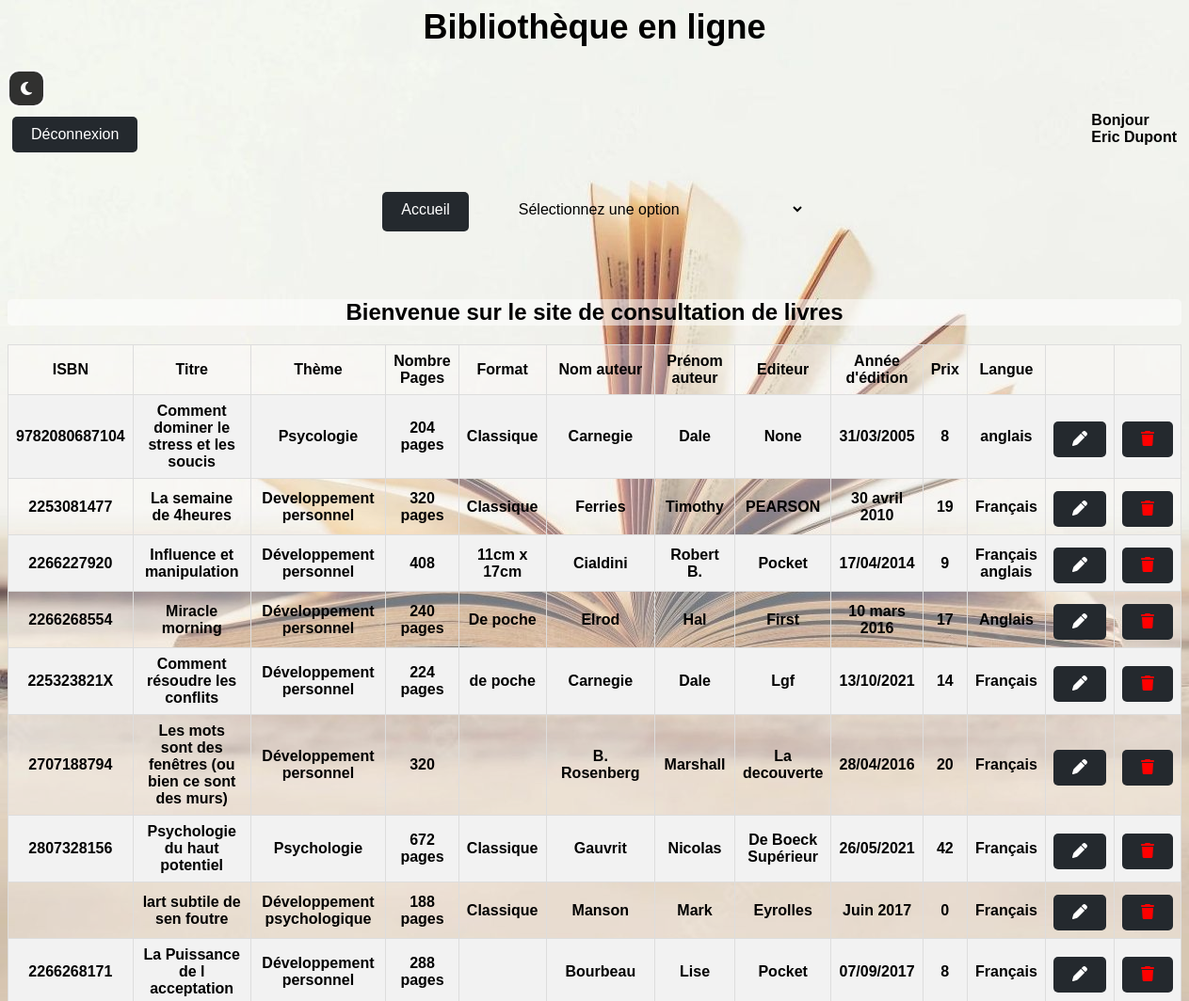
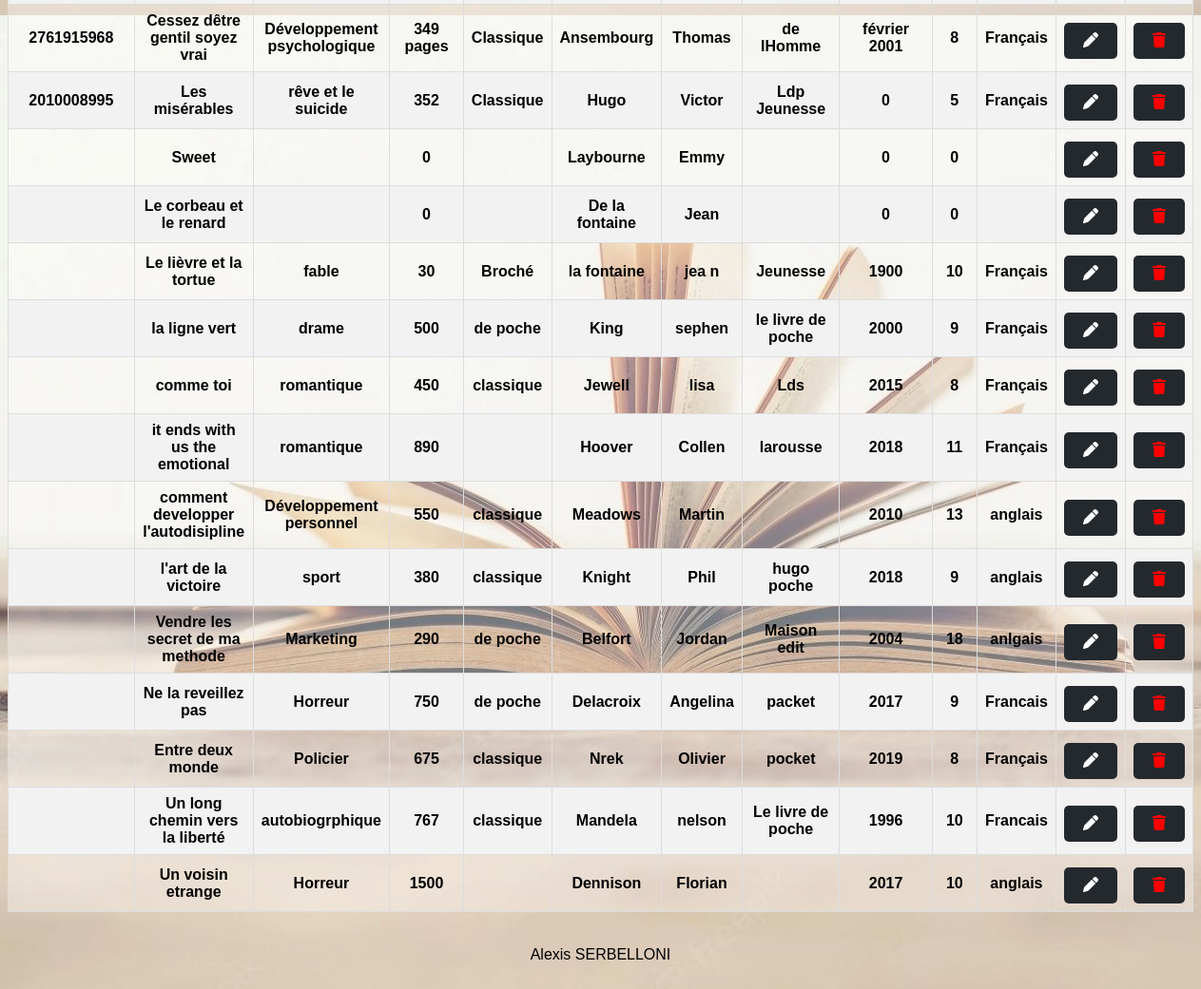
/afficher.php (signed in), run on the app's committed database (2 pictures, top to bottom).
### tables this page shows
CREATE TABLE `livre` (
  `id` int(11) NOT NULL,
  `isbn` varchar(15) NOT NULL,
  `titre` varchar(80) NOT NULL,
  `theme` varchar(80) NOT NULL,
  `nombreDePage` varchar(150) NOT NULL,
  `format` varchar(80) NOT NULL,
  `nomAuteur` varchar(80) NOT NULL,
  `prenomAuteur` varchar(80) NOT NULL,
  `editeur` varchar(80) NOT NULL,
  `anneeEdition` varchar(80) NOT NULL,
  `prix` decimal(6,0) NOT NULL,
  `langue` varchar(80) NOT NULL
);

### afficher.php (the view, shortened to what this page needs)
<!DOCTYPE html>
<html lang="en">
<head>
    <link rel="stylesheet" href="style.css">
    <link rel="stylesheet" href="styledark.css">
    <link rel="stylesheet" href="https://cdnjs.cloudflare.com/ajax/libs/font-awesome/6.2.1/css/all.min.css" />
</head>
<body class="light">
    <?php include "acceuil.php";
    $conn = mysqli_connect('localhost', 'root', '', 'bibliotheque');
    if (!$conn) {
        echo "<script type=text/javascript>";
        echo "alert('Connexion impossible a la base de données')</script>";
    } else {
        $requete = " SELECT * FROM livre";
        $result = mysqli_query($conn, $requete);
        echo '<table border=1, class="styleTab" >';
        echo '<tr class="key">';
        echo '<td class="td">' . '<b>' .  'ISBN ' . '</b>' . '</td>';
        echo '<td class="td">' . '<b>' .  'Titre ' . '</b>' . '</td>';
        echo '<td class="td">' . '<b>' .  'Thème ' . '</b>' . '</td>';
        echo '<td class="td">' . '<b>' .  'Nombre Pages' . '</b>' . '</td>';
        echo '<td class="td">' . '<b>' .  'Format' . '</b>' . '</td>';
        echo '<td class="td">' . '<b>' . 'Nom auteur' . '</b>' . '</td>';
        echo '<td class="td">' . '<b>' . 'Prénom auteur' . '</b>' . '</td>';
        echo '<td class="td">' . '<b>' . 'Editeur' . '</b>' . '</td>';
        echo '<td class="td">' . '<b>' . 'Année d\'édition' . '</b>' . '</td>';
        echo '<td class="td">' . '<b>' . 'Prix' . '</b>' . '</td>';
        echo '<td class="td">' . '<b>' . 'Langue' . '</b>' . '</td>';
        echo '<td class="td">' . '<b>' . '' . '</b>' . '</td>';
        echo '<td class="td">' . '<b>' . '' . '</b>' . '</td>';
        echo '</tr>';
        while ($donnees = mysqli_fetch_array($result)) {
            echo '<tr class="value">';
            echo '<td class="td">' . $donnees[1] . "  " . '</td>';
            echo '<td class="td">' . $donnees[2] . "  " . '</td>';
            echo '<td class="td">' . $donnees[3] . " " . '</td>';
            echo '<td class="td">' . $donnees[4] . " " . '</td>';
            echo '<td class="td">' . $donnees[5] . " " . '</td>';
            echo '<td class="td">' . $donnees[6] . " " . '</td>';
            echo '<td class="td">' . $donnees[7] . " " . '</td>';
            echo '<td class="td">' . $donnees[8] . " " . '</td>';
            echo '<td class="td">' . $donnees[9] . " " . '</td>';
            echo '<td class="td">' . $donnees[10] . " " . '</td>';
            echo '<td class="td">' . $donnees[11] . " " . '</td>';
            echo '<td><a href="modifierLigne.php?id=' . $donnees[0] . '"><i class="fa-solid fa-pen"></i></a></td>';
            echo "<td style='text-align:center;'><a href='javascript:void(0)' onclick='confirmDelete(" . $donnees[0] . ")' style='color: red;'><i class='fa fa-trash'></i></a></td>";
            echo '</tr>';
        }
        echo '</table>';
    }
    ?>
    <?php include "footer.php" ?>
</body>
</html>

### style.css (style rules this page uses)
* { box-sizing: border-box; }
body { background: url(./css/img/9.jpg) no-repeat center center fixed; background-size: cover; font-family: Arial, Helvetica, sans-serif; font-family: Arial, sans-serif; background-color: beige; color: cream; }
table { margin: 0 auto; }
a { transition: all 250ms ease; color: black; text-decoration: none; }
.key, .value { background-color: rgba(255, 252, 252, 0.349); font-weight: bold; }
table { margin-top: 10px; }
table.styleTab { width: 100%; margin: 0 auto; border-collapse: collapse; text-align: center; }
.styleTab td, .styleTab th { border: 1px solid #ddd; padding: 8px; }
.styleTab tr:nth-child(even) { background-color: #f2f2f2; }

### styleIndex.css (style rules this page uses)
body { background: url(./Css/img/9.jpg); }
td { padding: 20px; }
a { display: inline-block; padding: 10px 20px; background-color: #24292e; color: #fff; border-radius: 5px; transition: all 0.3s ease-in-out; text-decoration: none; margin-top: 5px; }

### data on the page
livre: isbn "9782080687104", titre "Comment dominer le stress et les soucis", theme "Psycologie", nombreDePage "204 pages", format "Classique", nomAuteur "Carnegie", prenomAuteur "Dale", editeur "None", anneeEdition "31/03/2005", prix "8", langue "anglais"
livre: isbn "2253081477", titre "La semaine de 4heures", theme "Developpement personnel", nombreDePage "320 pages", format "Classique", nomAuteur "Ferries", prenomAuteur "Timothy", editeur "PEARSON", anneeEdition "30 avril 2010", prix "19", langue "Français"
livre: isbn "2266227920", titre "Influence et manipulation", theme "Développement personnel", nombreDePage "408", format "11cm x 17cm", nomAuteur "Cialdini", prenomAuteur "Robert B.", editeur "Pocket", anneeEdition "17/04/2014", prix "9", langue "Français anglais"
livre: isbn "2266268554", titre "Miracle morning", theme "Développement personnel", nombreDePage "240 pages", format "De poche", nomAuteur "Elrod", prenomAuteur "Hal", editeur "First", anneeEdition "10 mars 2016", prix "17", langue "Anglais"
livre: isbn "225323821X", titre "Comment résoudre les conflits", theme "Développement personnel", nombreDePage "224 pages", format "de poche", nomAuteur "Carnegie", prenomAuteur "Dale", editeur "Lgf", anneeEdition "13/10/2021", prix "14", langue "Français"
livre: isbn "2707188794", titre "Les mots sont des fenêtres (ou bien ce sont des murs)", theme "Développement personnel", nombreDePage "320", nomAuteur "B. Rosenberg", prenomAuteur "Marshall", editeur "La decouverte", anneeEdition "28/04/2016", prix "20", langue "Français"
livre: isbn "2807328156", titre "Psychologie du haut potentiel", theme "Psychologie", nombreDePage "672 pages", format "Classique", nomAuteur "Gauvrit", prenomAuteur "Nicolas", editeur "De Boeck Supérieur", anneeEdition "26/05/2021", prix "42", langue "Français"
livre: titre "lart subtile de sen foutre", theme "Développement psychologique", nombreDePage "188 pages", format "Classique", nomAuteur "Manson", prenomAuteur "Mark", editeur "Eyrolles", anneeEdition "Juin 2017", prix "0", langue "Français"
livre: isbn "2266268171", titre "La Puissance de l acceptation", theme "Développement personnel", nombreDePage "288 pages", nomAuteur "Bourbeau", prenomAuteur "Lise", editeur "Pocket", anneeEdition "07/09/2017", prix "8", langue "Français"
livre: isbn "2761915968", titre "Cessez dêtre gentil soyez vrai", theme "Développement psychologique", nombreDePage "349 pages", format "Classique", nomAuteur "Ansembourg", prenomAuteur "Thomas", editeur "de lHomme", anneeEdition "février 2001", prix "8", langue "Français"
livre: isbn "2010008995", titre "Les misérables", theme "rêve et le suicide", nombreDePage "352", format "Classique", nomAuteur "Hugo", prenomAuteur "Victor", editeur "Ldp Jeunesse", anneeEdition "0", prix "5", langue "Français"
livre: titre "Sweet", nombreDePage "0", nomAuteur "Laybourne", prenomAuteur "Emmy", anneeEdition "0", prix "0"
livre: titre "Le corbeau et le renard", nombreDePage "0", nomAuteur "De la fontaine", prenomAuteur "Jean", anneeEdition "0", prix "0"
livre: titre "Le lièvre et la tortue", theme "fable", nombreDePage "30", format "Broché", nomAuteur "la fontaine", prenomAuteur "jea n", editeur "Jeunesse", anneeEdition "1900", prix "10", langue "Français"
livre: titre "la ligne vert", theme "drame", nombreDePage "500", format "de poche", nomAuteur "King", prenomAuteur "sephen", editeur "le livre de poche", anneeEdition "2000", prix "9", langue "Français"
livre: titre "comme toi", theme "romantique", nombreDePage "450", format "classique", nomAuteur "Jewell", prenomAuteur "lisa", editeur "Lds", anneeEdition "2015", prix "8", langue "Français"
livre: titre "it ends with us the emotional", theme "romantique", nombreDePage "890", nomAuteur "Hoover", prenomAuteur "Collen", editeur "larousse", anneeEdition "2018", prix "11", langue "Français"
livre: titre "comment developper l'autodisipline", theme "Développement personnel", nombreDePage "550", format "classique", nomAuteur "Meadows", prenomAuteur "Martin", anneeEdition "2010", prix "13", langue "anglais"
livre: titre "l'art de la victoire", theme "sport", nombreDePage "380", format "classique", nomAuteur "Knight", prenomAuteur "Phil", editeur "hugo poche", anneeEdition "2018", prix "9", langue "anglais"
livre: titre "Vendre les secret de ma methode", theme "Marketing", nombreDePage "290", format "de poche", nomAuteur "Belfort", prenomAuteur "Jordan", editeur "Maison edit", anneeEdition "2004", prix "18", langue "anlgais"
livre: titre "Ne la reveillez pas", theme "Horreur", nombreDePage "750", format "de poche", nomAuteur "Delacroix", prenomAuteur "Angelina", editeur "packet", anneeEdition "2017", prix "9", langue "Francais"
livre: titre "Entre deux monde", theme "Policier", nombreDePage "675", format "classique", nomAuteur "Nrek", prenomAuteur "Olivier", editeur "pocket", anneeEdition "2019", prix "8", langue "Français"
livre: titre "Un long chemin vers la liberté", theme "autobiogrphique", nombreDePage "767", format "classique", nomAuteur "Mandela", prenomAuteur "nelson", editeur "Le livre de poche", anneeEdition "1996", prix "10", langue "Francais"
livre: titre "Un voisin etrange", theme "Horreur", nombreDePage "1500", nomAuteur "Dennison", prenomAuteur "Florian", anneeEdition "2017", prix "10", langue "anglais"

### other printed values
$_SESSION['prenom'] "Eric"
$_SESSION['nom'] "Dupont"
